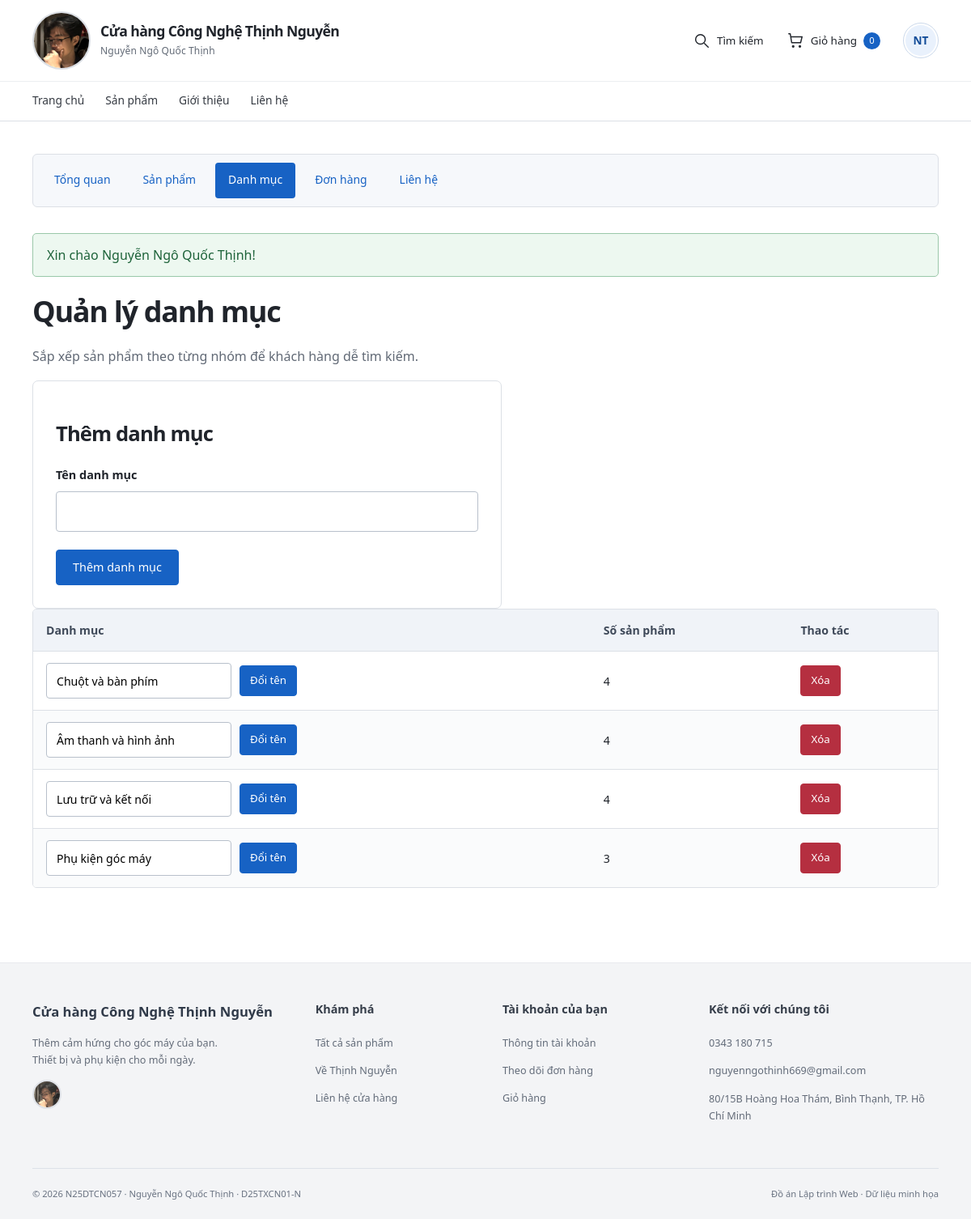
Screenshot of /admin/categories.php (signed in) with the database file from the repository.
### tables this page shows
CREATE TABLE `users` (
  `id` int(10) unsigned NOT NULL AUTO_INCREMENT,
  `fullname` varchar(100) NOT NULL,
  `email` varchar(150) NOT NULL,
  `password_hash` varchar(255) NOT NULL,
  `phone` varchar(15) NOT NULL,
  `address` varchar(255) NOT NULL DEFAULT '',
  `avatar` varchar(255) DEFAULT NULL,
  `role` enum('customer','admin') NOT NULL DEFAULT 'customer',
  `created_at` datetime NOT NULL DEFAULT current_timestamp(),
  PRIMARY KEY (`id`),
  UNIQUE KEY `email` (`email`)
);

CREATE TABLE `categories` (
  `id` int(10) unsigned NOT NULL AUTO_INCREMENT,
  `name` varchar(100) NOT NULL,
  PRIMARY KEY (`id`),
  UNIQUE KEY `name` (`name`)
);

### includes/functions.php (called while the page is built, shortened)
<?php
function e($value)
{
    return htmlspecialchars((string) $value, ENT_QUOTES, 'UTF-8');
}
function url($path = '')
{
    return BASE_URL . ltrim($path, '/');
}
function get_flash()
{
    $flash = $_SESSION['flash'] ?? null;
    return $flash;
}
function current_user()
{
    return $_SESSION['user'] ?? null;
}
function is_logged_in()
{
    return current_user() !== null;
}
function cart_count()
{
    return array_sum($_SESSION['cart'] ?? []);
}

### includes/init.php (called while the page is built, shortened)
<?php
require_once __DIR__ . '/functions.php';
require_once __DIR__ . '/avatars.php';
require_once __DIR__ . '/../config/db.php';
if (is_logged_in()) {
    $userStatement = $pdo->prepare('SELECT id, fullname, role, avatar FROM users WHERE id = ?');
    $userStatement->execute([current_user()['id']]);
}

### includes/avatars.php (called while the page is built, shortened)
<?php
function user_initials($fullname)
{
    $parts = preg_split('/\s+/u', trim($fullname), -1, PREG_SPLIT_NO_EMPTY);
    $initials = mb_substr($parts[0], 0, 1);
    if (count($parts) > 1) $initials .= mb_substr($parts[count($parts) - 1], 0, 1);
    return mb_strtoupper($initials);
}
function managed_avatar_path($path)
{
    return is_string($path) && preg_match('~^uploads/avatars/[a-f0-9]{32}\.(jpg|png|webp)$~D', $path);
}
function user_avatar_url($user)
{
    $path = $user['avatar'] ?? null;
    return managed_avatar_path($path) && is_file(__DIR__ . '/../' . $path) ? url($path) : null;
}

### admin/categories.php (the view, shortened to what this page needs)
<?php
require __DIR__ . '/../includes/init.php';
$categories = $pdo->query('SELECT c.id, c.name, COUNT(p.id) AS product_count FROM categories c LEFT JOIN products p ON p.category_id = c.id GROUP BY c.id, c.name ORDER BY c.id')->fetchAll();
require __DIR__ . '/../includes/header.php';
?>
<h1>Quản lý danh mục</h1><p class="muted">Sắp xếp sản phẩm theo từng nhóm để khách hàng dễ tìm kiếm.</p>
<form method="post" class="form"><h2>Thêm danh mục</h2><?= csrf_field() ?><input type="hidden" name="action" value="create"><p><label for="category-name">Tên danh mục</label><input id="category-name" name="name" required minlength="2" maxlength="100"></p><button class="btn btn-accent">Thêm danh mục</button></form>
<div class="table-wrap"><table><thead><tr><th>Danh mục</th><th>Số sản phẩm</th><th>Thao tác</th></tr></thead><tbody>
<?php foreach ($categories as $category): ?><tr><td><form method="post" class="row-actions"><input name="name" aria-label="Tên danh mục <?= e($category['name']) ?>" value="<?= e($category['name']) ?>" required minlength="2" maxlength="100"><button class="btn btn-small">Đổi tên</button></form></td><td><?= (int) $category['product_count'] ?></td><td><form method="post" data-confirm="Xóa danh mục này?"><button class="btn btn-danger btn-small">Xóa</button></form></td></tr><?php endforeach; ?>
</tbody></table></div>
<?php require __DIR__ . '/../includes/footer.php'; ?>

### includes/header.php (shortened to what this page needs)
<!DOCTYPE html>
<html lang="vi">
<head>
    <link rel="stylesheet" href="<?= e(url('css/style.css?v=20261105-portrait-menu')) ?>">
</head>
<body>
    <?php
    $currentPage = basename($_SERVER['SCRIPT_NAME'] ?? '');
    $requestPath = str_replace('\\', '/', $_SERVER['SCRIPT_NAME'] ?? '');
    $isAdminArea = strpos($requestPath, '/admin/') !== false;
    $isAuthPage = in_array($currentPage, ['login.php', 'register.php'], true);
    ?>
    <header class="site-header">
        <div class="header-inner">
            <a class="brand" href="<?= e(url('index.php')) ?>" aria-label="<?= e(APP_NAME) ?> - Trang chủ">
                <img class="brand-logo" src="<?= e(url('assets/anh_chan_dung.jpg')) ?>" alt="Ảnh chân dung Nguyễn Ngô Quốc Thịnh — logo cửa hàng" width="72" height="72">
                <span class="brand-copy"><strong><?= e(APP_NAME) ?></strong><small><?= e(STUDENT_NAME) ?></small></span>
            </a>
            <div class="header-tools">
                <a class="header-search" href="<?= e(url('index.php#products')) ?>"><svg viewBox="0 0 24 24" aria-hidden="true"><circle cx="10.5" cy="10.5" r="6.5"/><path d="m16 16 5 5"/></svg><span>Tìm kiếm</span></a>
                <a class="nav-cart <?= $currentPage === 'cart.php' ? 'active' : '' ?>" href="<?= e(url('cart.php')) ?>" aria-label="Giỏ hàng, <?= e(cart_count()) ?> sản phẩm"><svg viewBox="0 0 24 24" aria-hidden="true"><path d="M3 3h2l2 12h12l2-8H6"/><circle cx="9" cy="20" r="1"/><circle cx="18" cy="20" r="1"/></svg><span>Giỏ hàng</span><span id="cart-count" class="cart-count"><?= e(cart_count()) ?></span></a>
                <?php if (is_logged_in()): ?>
                    <?php $headerAvatarUrl = user_avatar_url(current_user()); ?>
                    <details class="account-menu" id="account-menu">
                        <summary class="account-avatar-toggle" aria-label="Tài khoản của <?= e(current_user()['fullname']) ?>" aria-controls="account-dropdown" title="Tài khoản của <?= e(current_user()['fullname']) ?>">
                            <?php if ($headerAvatarUrl): ?><img class="header-user-avatar" src="<?= e($headerAvatarUrl) ?>" alt="" width="40" height="40"><?php else: ?><span class="header-user-avatar avatar-initials" aria-hidden="true"><?= e(user_initials(current_user()['fullname'])) ?></span><?php endif; ?>
                        </summary>
                    </details>
                <?php else: ?>
                    <a class="guest-account-link" href="<?= e(url('login.php')) ?>" aria-label="Đăng nhập tài khoản" title="Đăng nhập tài khoản"><svg viewBox="0 0 24 24" aria-hidden="true"><circle cx="12" cy="8" r="4"/><path d="M4 21v-2a8 8 0 0 1 16 0v2"/></svg></a>
                <?php endif; ?>
            </div>
        </div>
        <div class="navigation-row">
            <nav class="main-nav" id="main-navigation" aria-label="Điều hướng chính">
            <a href="<?= e(url('index.php')) ?>" class="<?= $currentPage === 'index.php' && !$isAdminArea ? 'active' : '' ?>">Trang chủ</a>
            <a href="<?= e(url('index.php#products')) ?>">Sản phẩm</a>
            <a href="<?= e(url('about.php')) ?>" class="<?= $currentPage === 'about.php' ? 'active' : '' ?>">Giới thiệu</a>
            <a href="<?= e(url('contact.php')) ?>" class="<?= $currentPage === 'contact.php' ? 'active' : '' ?>">Liên hệ</a>
            </nav>
        </div>
    </header>
    <main id="main-content" class="<?= $isAuthPage ? 'auth-main' : ($currentPage === 'index.php' && !$isAdminArea ? 'store-main' : '') ?>">
        <?php if ($isAdminArea) require __DIR__ . '/admin-nav.php'; ?>
        <?php $flash = get_flash(); ?>
        <?php if ($flash): ?>
            <p class="alert alert-<?= e($flash['type']) ?>"><?= e($flash['message']) ?></p>
        <?php endif; ?>

### rows the page displays
users: fullname "NT"
categories: name "Chuột và bàn phím", product_count "4"
categories: name "Âm thanh và hình ảnh", product_count "4"
categories: name "Lưu trữ và kết nối", product_count "4"
categories: name "Phụ kiện góc máy", product_count "3"

### other values shown
APP_NAME "Cửa hàng Công Nghệ Thịnh Nguyễn"
STUDENT_NAME "Nguyễn Ngô Quốc Thịnh"
cart_count() "0"
$label "Tổng quan"
$label "Sản phẩm"
$label "Danh mục"
$label "Đơn hàng"
$label "Liên hệ"
$flash['message'] "Xin chào Nguyễn Ngô Quốc Thịnh!"
STORE_PHONE "0343 180 715"
STORE_EMAIL "nguyenngothinh669@gmail.com"
STORE_ADDRESS "80/15B Hoàng Hoa Thám, Bình Thạnh, TP. Hồ Chí Minh"
STUDENT_ID "N25DTCN057"
STUDENT_CLASS "D25TXCN01-N"
